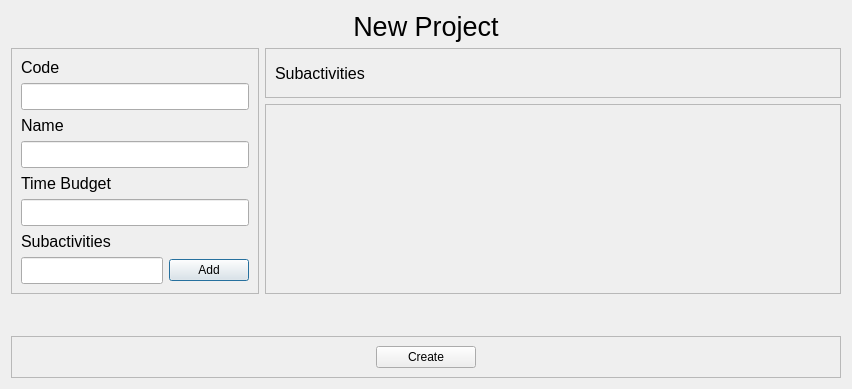
<?xml version="1.0" encoding="UTF-8"?>
<ui version="4.0">
 <class>add_activity</class>
 <widget class="QDialog" name="add_activity">
  <property name="geometry">
   <rect>
    <x>0</x>
    <y>0</y>
    <width>852</width>
    <height>389</height>
   </rect>
  </property>
  <property name="windowTitle">
   <string>Dialog</string>
  </property>
  <layout class="QGridLayout" name="gridLayout_2">
   <item row="4" column="0" rowspan="2">
    <widget class="QFrame" name="frame">
     <property name="sizePolicy">
      <sizepolicy hsizetype="Fixed" vsizetype="Fixed">
       <horstretch>0</horstretch>
       <verstretch>0</verstretch>
      </sizepolicy>
     </property>
     <property name="frameShape">
      <enum>QFrame::StyledPanel</enum>
     </property>
     <property name="frameShadow">
      <enum>QFrame::Raised</enum>
     </property>
     <layout class="QGridLayout" name="gridLayout">
      <item row="2" column="2">
       <widget class="QLabel" name="label_4">
        <property name="sizePolicy">
         <sizepolicy hsizetype="Preferred" vsizetype="Fixed">
          <horstretch>0</horstretch>
          <verstretch>0</verstretch>
         </sizepolicy>
        </property>
        <property name="font">
         <font>
          <pointsize>12</pointsize>
         </font>
        </property>
        <property name="text">
         <string>Name</string>
        </property>
       </widget>
      </item>
      <item row="0" column="2">
       <widget class="QLabel" name="label_3">
        <property name="font">
         <font>
          <pointsize>12</pointsize>
         </font>
        </property>
        <property name="text">
         <string>Code</string>
        </property>
       </widget>
      </item>
      <item row="8" column="2">
       <widget class="QLabel" name="label_6">
        <property name="font">
         <font>
          <pointsize>12</pointsize>
         </font>
        </property>
        <property name="text">
         <string>Subactivities</string>
        </property>
       </widget>
      </item>
      <item row="5" column="2">
       <widget class="QLabel" name="label_5">
        <property name="font">
         <font>
          <pointsize>12</pointsize>
         </font>
        </property>
        <property name="text">
         <string>Time Budget</string>
        </property>
       </widget>
      </item>
      <item row="9" column="4">
       <widget class="QPushButton" name="add_button">
        <property name="text">
         <string>Add</string>
        </property>
       </widget>
      </item>
      <item row="6" column="2" colspan="3">
       <widget class="QLineEdit" name="project_time_budge">
        <property name="font">
         <font>
          <pointsize>12</pointsize>
         </font>
        </property>
        <property name="inputMethodHints">
         <set>Qt::ImhNone</set>
        </property>
        <property name="echoMode">
         <enum>QLineEdit::Normal</enum>
        </property>
       </widget>
      </item>
      <item row="4" column="2" colspan="3">
       <widget class="QLineEdit" name="project_name">
        <property name="sizePolicy">
         <sizepolicy hsizetype="Expanding" vsizetype="Fixed">
          <horstretch>0</horstretch>
          <verstretch>0</verstretch>
         </sizepolicy>
        </property>
        <property name="font">
         <font>
          <pointsize>12</pointsize>
         </font>
        </property>
        <property name="focusPolicy">
         <enum>Qt::StrongFocus</enum>
        </property>
        <property name="inputMethodHints">
         <set>Qt::ImhNone</set>
        </property>
        <property name="echoMode">
         <enum>QLineEdit::Normal</enum>
        </property>
       </widget>
      </item>
      <item row="1" column="2" colspan="3">
       <widget class="QLineEdit" name="project_code">
        <property name="font">
         <font>
          <pointsize>12</pointsize>
         </font>
        </property>
        <property name="inputMethodHints">
         <set>Qt::ImhNone</set>
        </property>
        <property name="echoMode">
         <enum>QLineEdit::Normal</enum>
        </property>
       </widget>
      </item>
      <item row="9" column="2" colspan="2">
       <widget class="QLineEdit" name="sub_second">
        <property name="font">
         <font>
          <pointsize>12</pointsize>
         </font>
        </property>
        <property name="echoMode">
         <enum>QLineEdit::Normal</enum>
        </property>
       </widget>
      </item>
     </layout>
    </widget>
   </item>
   <item row="6" column="0" colspan="2">
    <widget class="QLabel" name="activity_error">
     <property name="font">
      <font>
       <pointsize>12</pointsize>
      </font>
     </property>
     <property name="text">
      <string/>
     </property>
     <property name="alignment">
      <set>Qt::AlignCenter</set>
     </property>
    </widget>
   </item>
   <item row="7" column="0" colspan="2">
    <widget class="QFrame" name="frame_3">
     <property name="sizePolicy">
      <sizepolicy hsizetype="Preferred" vsizetype="Fixed">
       <horstretch>0</horstretch>
       <verstretch>0</verstretch>
      </sizepolicy>
     </property>
     <property name="frameShape">
      <enum>QFrame::StyledPanel</enum>
     </property>
     <property name="frameShadow">
      <enum>QFrame::Raised</enum>
     </property>
     <layout class="QGridLayout" name="gridLayout_3">
      <item row="0" column="0">
       <widget class="QPushButton" name="create_button">
        <property name="sizePolicy">
         <sizepolicy hsizetype="Fixed" vsizetype="Fixed">
          <horstretch>0</horstretch>
          <verstretch>0</verstretch>
         </sizepolicy>
        </property>
        <property name="maximumSize">
         <size>
          <width>100</width>
          <height>16777215</height>
         </size>
        </property>
        <property name="focusPolicy">
         <enum>Qt::StrongFocus</enum>
        </property>
        <property name="layoutDirection">
         <enum>Qt::LeftToRight</enum>
        </property>
        <property name="text">
         <string>Create</string>
        </property>
        <property name="autoRepeat">
         <bool>false</bool>
        </property>
        <property name="autoExclusive">
         <bool>false</bool>
        </property>
       </widget>
      </item>
     </layout>
    </widget>
   </item>
   <item row="0" column="0" colspan="2">
    <widget class="QLabel" name="label_2">
     <property name="minimumSize">
      <size>
       <width>0</width>
       <height>0</height>
      </size>
     </property>
     <property name="font">
      <font>
       <pointsize>20</pointsize>
      </font>
     </property>
     <property name="layoutDirection">
      <enum>Qt::LeftToRight</enum>
     </property>
     <property name="text">
      <string>New Project</string>
     </property>
     <property name="alignment">
      <set>Qt::AlignCenter</set>
     </property>
    </widget>
   </item>
   <item row="4" column="1">
    <widget class="QFrame" name="frame_4">
     <property name="sizePolicy">
      <sizepolicy hsizetype="Preferred" vsizetype="Fixed">
       <horstretch>0</horstretch>
       <verstretch>0</verstretch>
      </sizepolicy>
     </property>
     <property name="maximumSize">
      <size>
       <width>16777215</width>
       <height>50</height>
      </size>
     </property>
     <property name="frameShape">
      <enum>QFrame::StyledPanel</enum>
     </property>
     <property name="frameShadow">
      <enum>QFrame::Raised</enum>
     </property>
     <layout class="QGridLayout" name="gridLayout_5">
      <item row="0" column="0">
       <widget class="QLabel" name="label_7">
        <property name="font">
         <font>
          <pointsize>12</pointsize>
         </font>
        </property>
        <property name="text">
         <string>Subactivities</string>
        </property>
       </widget>
      </item>
     </layout>
    </widget>
   </item>
   <item row="5" column="1">
    <widget class="QScrollArea" name="subactivities">
     <property name="sizePolicy">
      <sizepolicy hsizetype="Expanding" vsizetype="Fixed">
       <horstretch>0</horstretch>
       <verstretch>0</verstretch>
      </sizepolicy>
     </property>
     <property name="maximumSize">
      <size>
       <width>16777215</width>
       <height>600</height>
      </size>
     </property>
     <property name="widgetResizable">
      <bool>true</bool>
     </property>
     <widget class="QWidget" name="scroll">
      <property name="geometry">
       <rect>
        <x>0</x>
        <y>0</y>
        <width>578</width>
        <height>188</height>
       </rect>
      </property>
     </widget>
    </widget>
   </item>
  </layout>
 </widget>
 <resources/>
 <connections/>
</ui>
